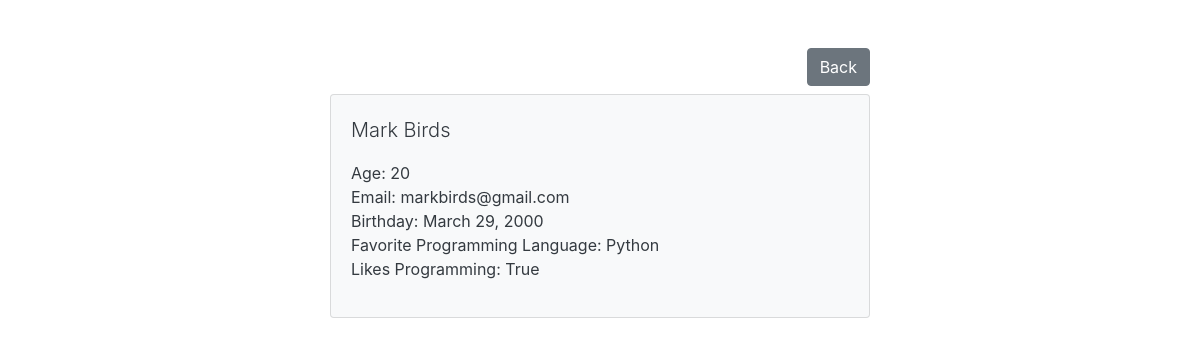
Screenshot of /model_forms/read/1 with the database file from the repository.
### raw_forms/models.py (models this page shows, shortened)
class RawForm(models.Model):
    name = models.CharField(
        max_length=50,
        verbose_name="Name",
        )
    age = models.IntegerField(
        verbose_name="Age",
        validators=[MinValueValidator(0), MaxValueValidator(100)]
        )
    email = models.EmailField(
        null=True,
        blank=True,
        unique=True,
        verbose_name="Email",
        )
    birthday = models.DateField(verbose_name="Birthday")
    language = models.CharField(
        null=True,
        blank=True,
        max_length=50,
        verbose_name="Favorite Programming language",
        )
    programmer = models.BooleanField(default=False,verbose_name="Likes Programming or not?")

### model_forms/views.py (the view)
# urls.py: path('read/<int:id>',views.read_details,name='read_details'),
def read_details(request,id):
    objects = RawForm.objects.get(id=id)
    context = {
        "record": objects
    }
    return render(request,'model_forms/read_details.html',context)

### templates/model_forms/read_details.html (shortened to what this page needs)
{% extends 'base.html' %}
{% block content %}
<div class="text-right mb-2">
    <a href="{% url 'model_forms:read' %}" class="btn btn-secondary" role="button">Back</a>
</div>
<div class="card bg-light text-dark my-2">
    <div class="card-body">
        <p class="lead">{{record.name}}</p>
        <p>
            Age: {{record.age}} <br>
            Email: {{record.email}} <br>
            Birthday: {{record.birthday}} <br>
            Favorite Programming Language: {{record.language}} <br>
            Likes Programming: {{record.programmer}}
        </p>
    </div>
</div>
{% endblock %}

### rows the page displays
RawForm: name "Mark Birds", age "20", email "markbirds@gmail.com", birthday "March 29, 2000", language "Python", programmer "True"
